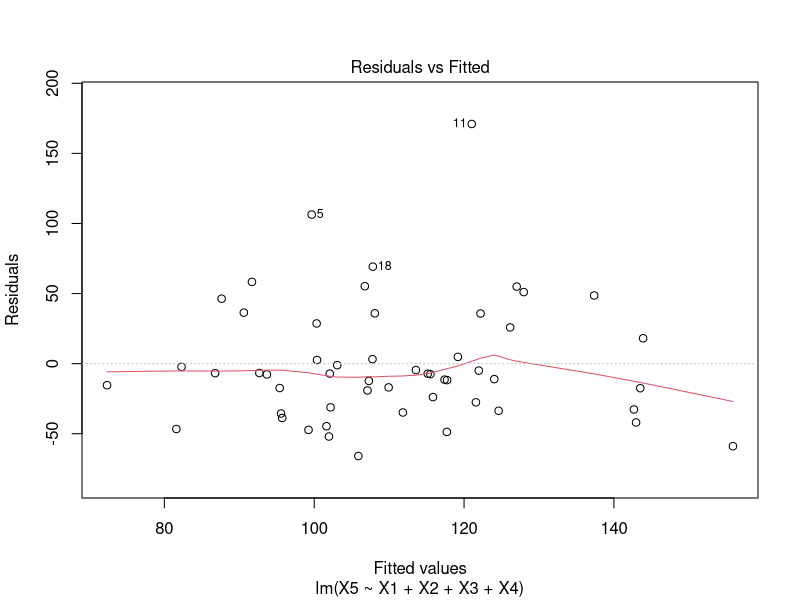
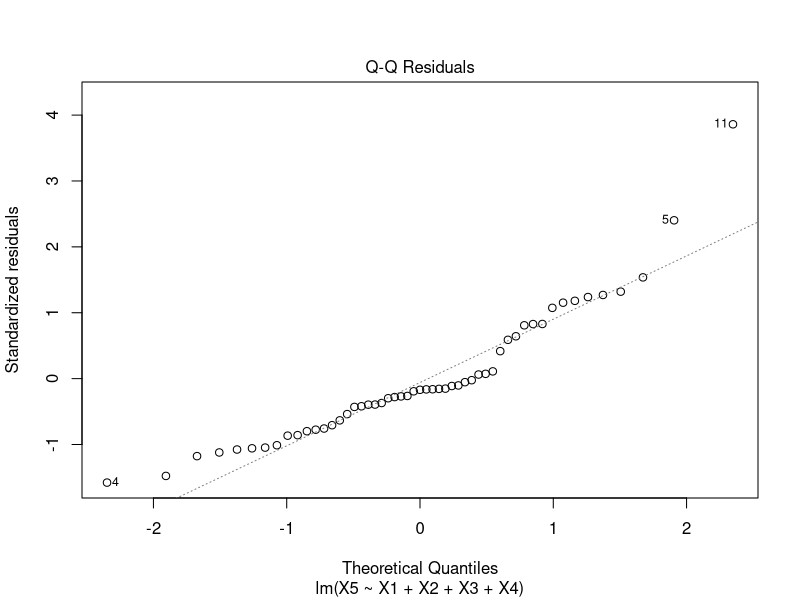
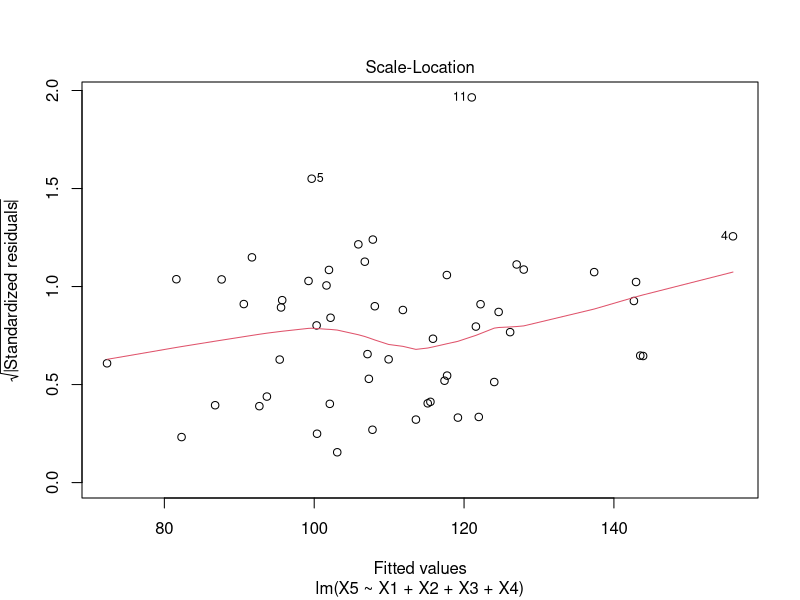
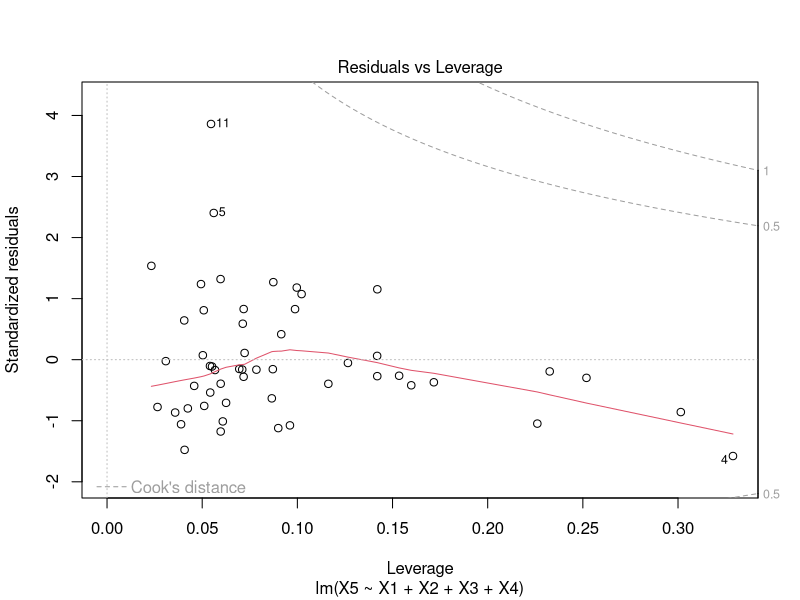

Here is the R script that generated these plots, in order: (Note: this script raises an error after producing the figures.)
#Load data
mra <- read.csv("data.csv")

#The data contain seven variables (X1, X2, X3, X4, X5) grouped by city and there are 53 observations. Those variables are well explained below:

#X1 = death rate per 1000 residents
#X2 = doctor availability per 100,000 residents
#X3 = hospital availability per 100,000 residents
#X4 = annual per capita income in thousands of dollars
#X5 = population density people per square mile

fit <- lm (X5 ~ X1 + X2 + X3 + X4, data = mra)

#Summary
summary(fit)

#Plot
plot(fit)

#Multicollinearity
vif(fit)